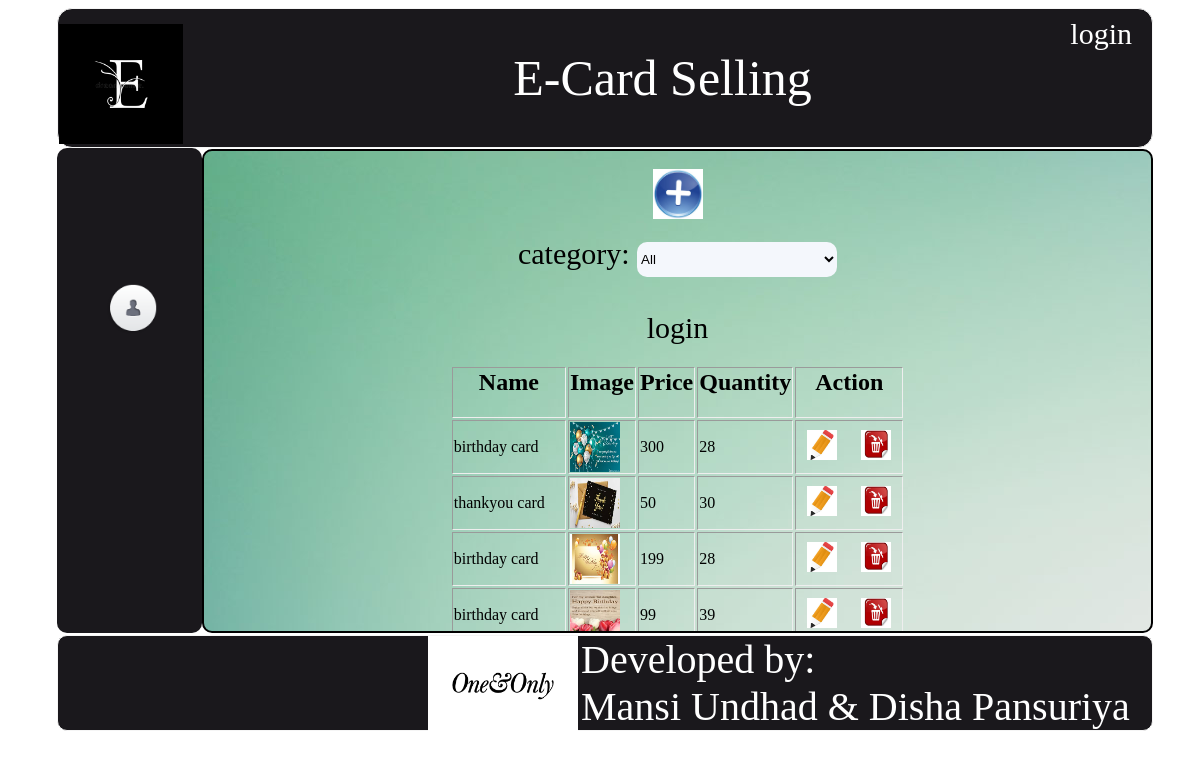
Page /index.php?page=view_product on the committed database.
### tables this page shows
CREATE TABLE IF NOT EXISTS `product` (
`p_id` int(10) NOT NULL,
  `c_id` int(20) NOT NULL,
  `p_nm` varchar(50) NOT NULL,
  `p_image` varchar(60) NOT NULL,
  `p_price` varchar(50) NOT NULL,
  `p_qty` int(20) NOT NULL,
  `p_desc` varchar(20) NOT NULL
);

### include/view_product.php (the view, shortened to what this page needs)
<html>
<body>
	<center>
	<br>
		<a href="index.php?page=add_product"><img src="image/add.jpg" height="50px" width="50px"/></a>
	<br><br>
	</center>
<form method="get">
<center class='td'> category:
<select name="c_id" class='textbox'onchange="this.form.submit()">
<option value="c_id">All</option>
<?php
	include("../connection.php");
	 $que="select * from category ";
		?>
</select><br><br>
</form>
	<?php
		if(isset($_REQUEST['c_id']))
		{
			$que="select * from product where c_id=".$_REQUEST['c_id'];
		}
		else
		{
			$que="select * from product where c_id=c_id";
		}
		echo"<table border='2' align='center' class='table1'>";
		echo"<tr >";
		echo"<th><h2>Name</h2></th>
		     <th><h2>Image</h2></th>
			<th><h2>Price</h2></th>
			<th><h2>Quantity</h2></th>
			<th><h2>Action</h2></th>";
		echo"</tr>";
		include("../connection.php");
		$res=mysql_query($que,$con);
		$i=1;
		while($row=mysql_fetch_array($res))
		{
			if($i==0)
			{
				echo"<tr><td>".$row['p_nm']."</td>
					<td><img src='upload/".$row['p_image']."' height='50px' width='50px'></td>
					<td>".$row['p_price']."</td>
					<td>".$row['p_qty']."</td>
					<td><a href='index.php?page=add_product&p_id=".$row['p_id']."'><img src='image/adit.jpg' height='30px' width='30px' onclick='return f2()'></a>
						<a href='action/product_del.php?p_id=".$row['p_id']."'><img src='image/de.jpg' height='30px' width='30px' onclick='return f1()'></a></td>
					</tr>";
					$i=1;
			}
			else
			{
				echo"<tr><td>".$row['p_nm']."</td>
					<td><img src='upload/".$row['p_image']."' height='50px' width='50px'></td>
					<td>".$row['p_price']."</td>
					<td>".$row['p_qty']."</td>
					<td><a href='index.php?page=add_product&p_id=".$row['p_id']."'><img src='image/adit.jpg' height='30px' width='30px' onclick='return f2()'></a>
						<a href='action/product_del.php?p_id=".$row['p_id']."'><img src='image/de.jpg' height='30px' width='30px' onclick='return f1()'></a></td>
					</tr>";
					$i=0;
			}
		}
		echo"</table>";
	?>
</body>
</html>

### index.php (shortened to what this page needs)
<html>
	<head>
		<link href="css/style.css" rel="stylesheet" type="text/css" >
	</head>
<body>
 <div id="wrapper">
	 <div id="header">
		  <div id="logo" class="float_left">
			<img src="image/logo3.jpg" height="120px" width="124px">
		  </div>
		 <div id="title"><center> E-Card Selling</center>
		 </div>
		 <div id="login" class="float_right">
			<?php
				include("connection.php");
					?>
		</div>
	</div>
	<div id="menu"  align="left" class="td">
			<nav id="colorNav">
			<ul><br/><br/>
			<a href="index.php?page=main" class="a"></a><br><br>
			<?php
				if($_SESSION['r_id'])
					{
						session_start();
						if(isset($_SESSION['r_id']))
						{
							if($_SESSION['r_utype']==1)
							{
							?>
						<li>
										<img src="aa/users.png" height="50px" width="50px" align="center" />
										<ul>
					<?php
						echo "<li><a href='index.php?page=home' class='a'>Home</a></li>";
						echo "<li><a href='index.php?page=view_category' class='a'>Category</a></li>";
						echo "<li><a href='index.php?page=view_product' class='a'>Product</a></li>";
						echo "<li><a href='index.php?page=view_purchase' class='a'>Parchase</a></li>";
						echo "<li><a href='index.php?page=view_registration' class='a'>Registration</a></li>";
						echo "<li><a href='index.php?page=view_feedback' class='a'>Feedback</a></li>";
					?>
					</ul>
					</li><br/><br/>
					<?php
							}
						else
							{
								?>
									<li>
										<img src="aa/grid.png" height="50px" width="50px" align="center" />
										<ul>
										<?php
											echo "<li><a href='index.php?page=home' class='a1' >Home</a></li>";
											echo "<li><a href='index.php?page=aboutus' class='a1'>About us</a></li>";
											echo "<li><a href='index.php?page=contaus' class='a1'>Contact us</a></li>";
											echo "<li><a href='index.php?page=feedback' class='a1'>Feedback</a></li>";
											echo "<li><a href='index.php?page=oder' class='a1'>View Order</a></li>";
										?>
										</ul>
									</li><br/><br/>
									<li>
										<img src="image/mail.png" height="50px" width="50px" />
										<ul>
										<?php
											echo "<li><a href='index.php?page=card' class='a1'>Card</a></li>";
										?>
										</ul>
									</li><br/><br/>
								<?php
							}
						}
						else
							{
								?>
									<li>
										<img src="image/grid.jpg" height="50px" width="50px" align="center" />
										<ul>
										<?php
											echo "<li><a href='index.php?page=home' class='a1'>Home</a></li>";
											echo "<li><a href='index.php?page=aboutus' class='a1'>About us</a></li>";
											echo "<li><a href='index.php?page=contaus' class='a1'>Contact us</a></li>";
											echo "<li><a href='index.php?page=feedback' class='a1'>Feedback</a></li>";
										?>
										</ul>
									</li><br/><br/>
									<li>
										<img src="image/image.png" height="50px" width="50px" />
										<ul>
										<?php
											echo "<li><a href='index.php?page=gellery' class='a1'>Gellery</a></li>";
										?>
										</ul>
									</li><br/><br/>
									<li>
										<img src="image/mail.png" height="50px" width="50px" />
										<ul>
										<?php
											echo "<li><a href='index.php?page=card' class='a1'>Card</a></li>";
										?>
										</ul>
									</li><br/><br/>
								<?php
							}
						}
						else
						{
						?>
							<a href="index.php?page=login"><img src="aa/male_user.png" height="50px" width="50px" align="center"	/></a>
						<?php
						}
					?>
			</ul>
			</nav>
	 </div><center>
		<div id="content" align="right">
				<?php
					if(isset($_REQUEST['page']))
					{
						include "include/".$_REQUEST['page'].".php";
					}
					else
					{
						include "include/main.php";
					}
				?>
		</div></center>
	<div id="footer"<h1 align="left" style="font-size:40px;"><img src="image/one.png" align="left" height="100" width="150">Developed by:<br> Mansi Undhad & Disha Pansuriya</h1></div>
   </div>
  </body>
</html>
</body>
</html>

### connection.php (shortened to what this page needs)
<?php
	$con=mysql_connect("localhost","root","root");
	$res=mysql_select_db("e_card",$con)or die ("database not found");
	if($res)
	{
		echo "login";
	}
else
	{
		echo mysql_error();
	}
?>

### css/style.css (style rules this page uses)
#wrapper { height:423px; width:1106px; padding:0px 0px 0px 0px; margin:0 auto; }
#header { background-color:#1A181C; padding:10px 10px 40px 1px; border-radius:15px; margin:4px; font-size:50px; border:1px solid #F5F5F5; font-family:Brush Script MT; margin:0px 0px 0px 10px; }
#menu { background-color:#1A181C; padding:0px 10px 285px 0px; margin:0px 0px 0px 10px; font-family:Brush Script MT; font-size:30px; border:0px solid #c40303; border-radius:10px; float:left; width:135px; }
#title { padding:10px 0px 0px 0px; margin:20px 0px 0px 0px; color:white; }
#logo { margin:5px 0px 0px 0px; float:left; }
#login { margin:-90px 10px; float:right; font-size:30px; color:white; }
#footer { margin:2px 0px 0px 10px; background-color:#1A181C; padding:0px 10px 0px 370px; border:1px solid #F5F5F5; color:white; border-radius:10px; font-size:24px; font-family:chiller; }
.float_left { float:left; }
.float_right { float:right; }
a { margin:10px; color:#d8baba; font-size:25px; }
#content { background-color:#F5F5F5; background-image:url('../image/full.jpg'); border:2px solid black; padding:0px 0px 0px 0px; border-radius:10px; margin:1px 0px 0px 1px; overflow-x:hidden; overflow-y:scroll; height:480px; }
.textbox { height:35px; width:200px; border:0px; border-radius:10px; background:#F4F7FC; }
.td { font-size:30px; font-family:monotype corsiva; border:0px; }
.table1 { border-radius:10px; padding:20px 0px 0px 0px; border:0px; }
#colorNav > ul { width: 200px; margin:0 auto; display:inline; float:left; height:200px; }

### rows in the picture
product: p_nm "birthday card", p_image (picture), p_price "300", p_qty "28"
product: p_nm "thankyou card", p_image (picture), p_price "50", p_qty "30"
product: p_nm "birthday card", p_image (picture), p_price "199", p_qty "28"
product: p_nm "birthday card", p_image (picture), p_price "99", p_qty "39"
